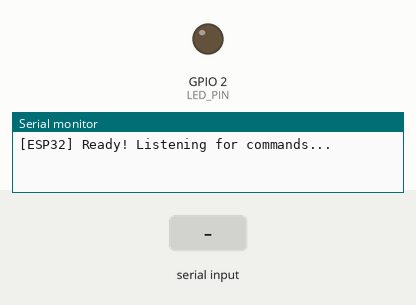
Simulated run of this sketch. Board: ESP32. Shown: output pins drawn as LEDs (lit = HIGH), the last lines printed to the serial monitor. The test bench sets the inputs (shaded band).

Above: at 2.2 s.
2.3 s: "PING\n" received over Serial
At 3.4 s:
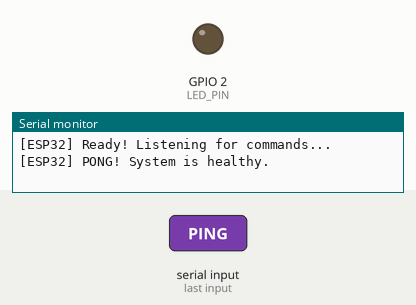
3.8 s: "HELLO\n" received over Serial
At 4.5 s:
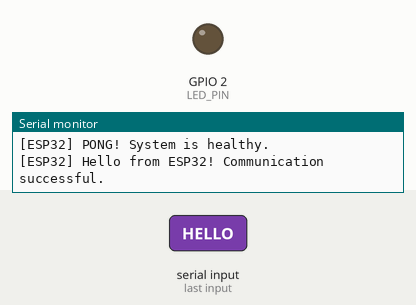
5.3 s: "STATUS\n" received over Serial
At 5.7 s:
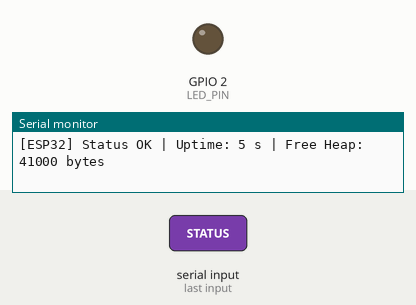
Timing chart, 0 to 8.3 s (numbered marks = the images above; inputs shaded):
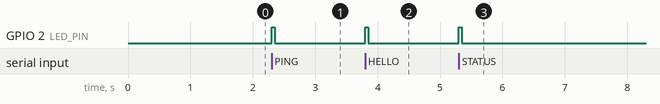

Measured:
- after the input at 2.3 s, GPIO 2 (LED_PIN): LOW → HIGH at once, → LOW 0.05 s later
- after the input at 3.8 s, GPIO 2 (LED_PIN): LOW → HIGH at once, → LOW 0.05 s later
- after the input at 5.3 s, GPIO 2 (LED_PIN): LOW → HIGH at once, → LOW 0.05 s later

The sketch:

esp32_serial_responder.ino
```cpp
/*
  ESP32 Serial Responder

  Baud Rate: 115200
  Communicates with Python Serial UI over USB COM port.
  Listens for incoming messages ending in newline ('\n')
  and sends structured replies back.
*/

#define LED_PIN 2  // Built-in LED on most ESP32 DevKit boards

void setup() {
  Serial.begin(115200);
  pinMode(LED_PIN, OUTPUT);
  digitalWrite(LED_PIN, LOW);

  // Small delay to ensure Serial is initialized
  delay(1000);

  // Send initial startup greeting
  Serial.println("[ESP32] Ready! Listening for commands...");
}

void loop() {
  // Check if serial data is available
  if (Serial.available() > 0) {
    // Read command until newline
    String receivedMsg = Serial.readStringUntil('\n');
    receivedMsg.trim(); // Remove trailing '\r' or spaces

    if (receivedMsg.length() > 0) {
      // Blink LED to indicate activity
      digitalWrite(LED_PIN, HIGH);

      // Handle specific commands or generic reply
      if (receivedMsg.equalsIgnoreCase("PING")) {
        Serial.println("[ESP32] PONG! System is healthy.");
      } else if (receivedMsg.equalsIgnoreCase("HELLO")) {
        Serial.println("[ESP32] Hello from ESP32! Communication successful.");
      } else if (receivedMsg.equalsIgnoreCase("STATUS")) {
        unsigned long uptimeSec = millis() / 1000;
        Serial.printf("[ESP32] Status OK | Uptime: %lu s | Free Heap: %d bytes\n", uptimeSec, ESP.getFreeHeap());
      } else {
        // Echo back with acknowledgment
        Serial.print("[ESP32] Received: \"");
        Serial.print(receivedMsg);
        Serial.println("\" - Message processed successfully!");
      }

      delay(50);
      digitalWrite(LED_PIN, LOW);
    }
  }
}
```
